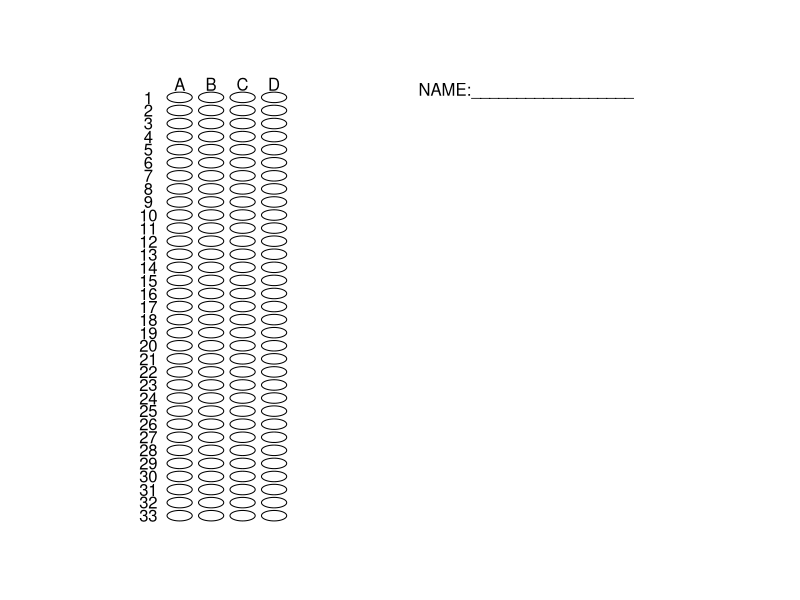

The R script that drew this image:
nq = 33
nc = 4
labs = c("A","B","C","D")

pdf(paste0("bubbles_",nq,".pdf",collapse=""),8.5,11)

par(mar=c(3,3,3,3))
plot(0,0,"n",xlim=c(0,1),ylim=c(0,nq+1),axes=F,ann=F)

th = seq(0,2*pi,pi/100)
for(i in 1:nq){
    text(0.1,nq-i+0.5,i)
    for(j in 1:nc){
        lines(0.1+j*(0.2/nc)+0.8/nc/10*cos(th),nq-i+0.5+0.4*sin(th))
    }
}

for(j in 1:nc){
    text(0.1+j*(0.2/nc),nq+0.5,labs[j])
}

text(0.7,nq,"NAME:__________________")



dev.off()
